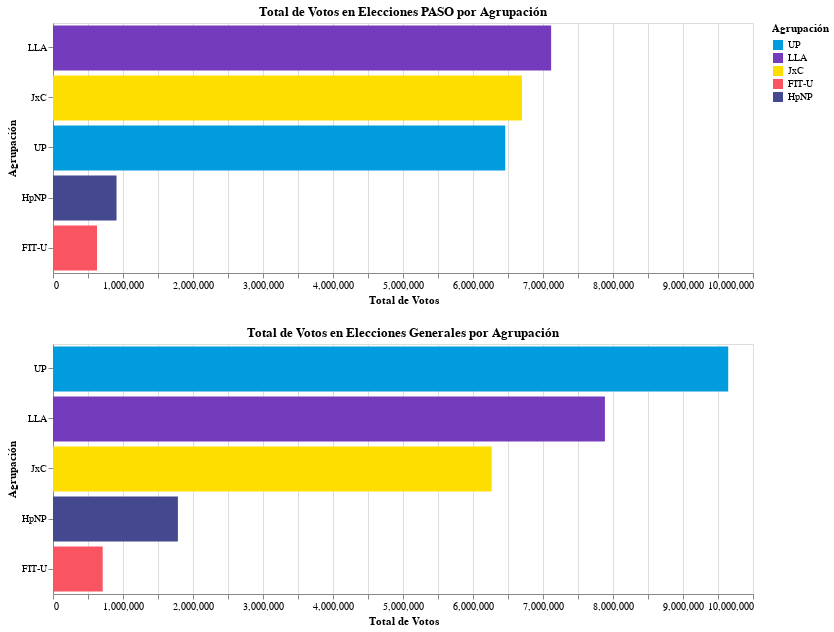

Notebook code for this chart:
### Code cell
# Reultados de las elecciones
paso = alt.Chart(df_presidente_votos_paso).mark_bar().encode(
    y=alt.Y('agrupacion_nombre:N', title='Agrupación', sort=alt.EncodingSortField(field='total_votos:Q', order='descending')),
    x=alt.X('total_votos:Q', title='Total de Votos', scale=alt.Scale(domain=(0, 10000000))), 
    color=alt.Color('agrupacion_nombre:N', title='Agrupación', scale=alt.Scale(domain=list(colors2.keys()), range=list(colors2.values()))),
    tooltip=['agrupacion_nombre:N', 'total_votos:Q']
).properties(
    width=700,
    height=250,
    title='Total de Votos en Elecciones PASO por Agrupación'
)
generales = alt.Chart(df_presidente_votos_general).mark_bar().encode(
    y=alt.Y('agrupacion_nombre:N', title='Agrupación', sort=alt.EncodingSortField(field='total_votos:Q', order='descending')),
    x=alt.X('total_votos:Q', title='Total de Votos'), 
    color=alt.Color('agrupacion_nombre:N', title='Agrupación', scale=alt.Scale(domain=list(colors2.keys()), range=list(colors2.values()))),
    tooltip=['agrupacion_nombre:N', 'total_votos:Q']
).properties(
    width=700,
    height=250,
    title='Total de Votos en Elecciones Generales por Agrupación'
)
grafico_final = paso & generales
grafico_final

### Figure 1 — Vega-Lite specification as saved in the notebook (floating-point values rounded to 4 significant figures)
{"config": {"view": {"continuousWidth": 300, "continuousHeight": 300}}, "vconcat": [{"data": {"name": "data-66a5a687ddde01d71076bfe31d7649f2"}, "mark": {"type": "bar"}, "encoding": {"color": {"field": "agrupacion_nombre", "scale": {"domain": ["UP", "LLA", "JxC", "FIT-U", "HpNP"], "range": ["rgb(0, 156, 222)", "rgb(117, 59, 189)", "rgb(254, 221, 0)", "rgb(249, 84, 97)", "rgb(67, 72, 143)"]}, "title": "Agrupación", "type": "nominal"}, "tooltip": [{"field": "agrupacion_nombre", "type": "nominal"}, {"field": "total_votos", "type": "quantitative"}], "x": {"field": "total_votos", "scale": {"domain": [0, 10000000]}, "title": "Total de Votos", "type": "quantitative"}, "y": {"field": "agrupacion_nombre", "sort": {"field": "total_votos:Q", "order": "descending"}, "title": "Agrupación", "type": "nominal"}}, "height": 250, "title": "Total de Votos en Elecciones PASO por Agrupación", "width": 700}, {"data": {"name": "data-2a0fa08bb2076193cfcb75f126688ef6"}, "mark": {"type": "bar"}, "encoding": {"color": {"field": "agrupacion_nombre", "scale": {"domain": ["UP", "LLA", "JxC", "FIT-U", "HpNP"], "range": ["rgb(0, 156, 222)", "rgb(117, 59, 189)", "rgb(254, 221, 0)", "rgb(249, 84, 97)", "rgb(67, 72, 143)"]}, "title": "Agrupación", "type": "nominal"}, "tooltip": [{"field": "agrupacion_nombre", "type": "nominal"}, {"field": "total_votos", "type": "quantitative"}], "x": {"field": "total_votos", "title": "Total de Votos", "type": "quantitative"}, "y": {"field": "agrupacion_nombre", "sort": {"field": "total_votos:Q", "order": "descending"}, "title": "Agrupación", "type": "nominal"}}, "height": 250, "title": "Total de Votos en Elecciones Generales por Agrupación", "width": 700}], "$schema": "https://vega.github.io/schema/vega-lite/v5.15.1.json", "datasets": {"data-66a5a687ddde01d71076bfe31d7649f2": [{"agrupacion_nombre": "LLA", "total_votos": 7116000.0}, {"agrupacion_nombre": "JxC", "total_votos": 6698000.0}, {"agrupacion_nombre": "UP", "total_votos": 6461000.0}, {"agrupacion_nombre": "HpNP", "total_votos": 907400.0}, {"agrupacion_nombre": "FIT-U", "total_votos": 628900.0}], "data-2a0fa08bb2076193cfcb75f126688ef6": [{"agrupacion_nombre": "UP", "total_votos": 9646000.0}, {"agrupacion_nombre": "LLA", "total_votos": 7884000.0}, {"agrupacion_nombre": "JxC", "total_votos": 6267000.0}, {"agrupacion_nombre": "HpNP", "total_votos": 1784000.0}, {"agrupacion_nombre": "FIT-U", "total_votos": 709900.0}]}}
